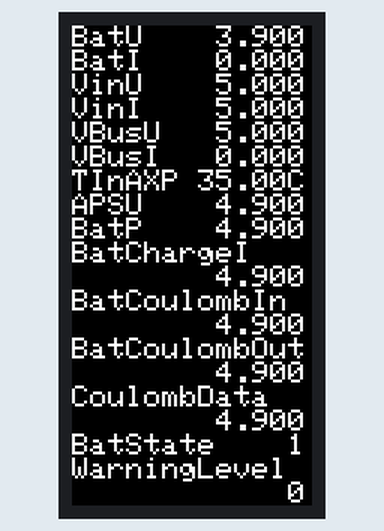
This sketch was run on a simulated ESP32. Shown: 80×160 colour display. What the sketch prints to the serial monitor is not drawn.

Above: at 0.2 s.

The sketch:

M5StickC_Battery_Monitor.ino
```cpp
// (licence header left out)
#include <M5StickC.h>


#define serial_RX_pin   26
#define serial_TX_pin   0


#define log_serial(...) \
    Serial.printf(__VA_ARGS__); \
    Serial1.printf(__VA_ARGS__);


#define log_all(...) \
    M5.Lcd.printf(__VA_ARGS__); \
    log_serial(__VA_ARGS__);


void setup() {
    M5.begin();
    M5.Axp.EnableCoulombcounter();
    M5.Axp.ClearCoulombcounter();

    Serial.begin(115200);
    Serial1.begin(115200, SERIAL_8N1, 26, 0);
    log_serial("\r\nM5StickC Battery Monitor\r\n");
}


void loop() {
    log_all("BatU%9.3f\r\n", M5.Axp.GetBatVoltage());
    log_all("BatI%9.3f\r\n", M5.Axp.GetBatCurrent());
    log_all("VinU%9.3f\r\n", M5.Axp.GetVinVoltage());
    log_all("VinI%9.3f\r\n", M5.Axp.GetVinCurrent());
    log_all("VBusU%8.3f\r\n", M5.Axp.GetVBusVoltage());
    log_all("VBusI%8.3f\r\n", M5.Axp.GetVBusCurrent());
    log_serial("\r\n");
    log_all("TInAXP%6.2fC\r\n", M5.Axp.GetTempInAXP192());
    log_serial("\r\n");
    log_all("APSU%9.3f\r\n", M5.Axp.GetAPSVoltage());
    log_all("BatP%9.3f\r\n", M5.Axp.GetBatPower());
    log_all("BatChargeI%16.3f\r\n", M5.Axp.GetBatChargeCurrent());
    log_serial("\r\n");
    log_all("BatCoulombIn%14.3f\r\n", M5.Axp.GetBatCoulombInput());
    log_all("BatCoulombOut%13.3f\r\n", M5.Axp.GetBatCoulombOut());
    log_serial("CoulombchargeData    %ld\r\n", M5.Axp.GetCoulombchargeData());
    log_serial("CoulombdischargeData %ld\r\n", M5.Axp.GetCoulombdischargeData());
    log_all("CoulombData%15.3f\r\n", M5.Axp.GetCoulombData());
    log_serial("\r\n");
    log_all("BatState%5d\r\n", M5.Axp.GetBatState());
    log_all("WarningLevel%14d\r\r\n", M5.Axp.GetWarningLevel());

    log_serial("-----\r\n");
    M5.Lcd.setCursor(0, 0);

    delay(1000);
}
```
